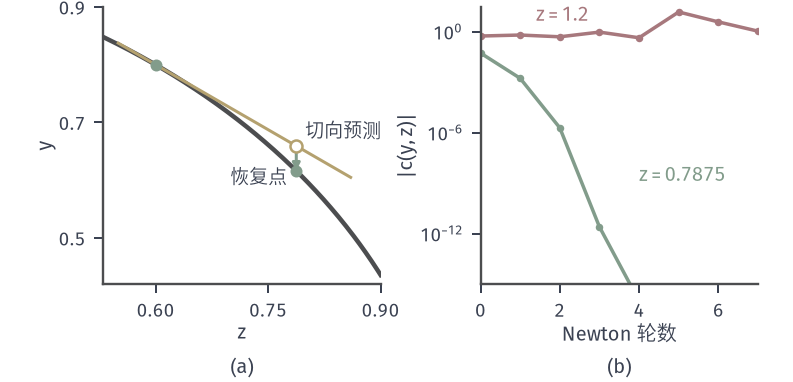

Reproduce this figure in Python.
from pathlib import Path
import sys
sys.path.insert(0, str(Path(__file__).resolve().parents[1]/"feas-common"))
from feas_fig import *
HERE = Path(__file__).resolve().parent
fig, axs = figure(width_mm=112, height_mm=54, ncols=2)
y0, z0, G = .8, .6, -.75; zc = .7875; yp = y0+G*(zc-z0); ys = [yp]
for _ in range(3): ys.append(ys[-1]-(ys[-1]**2+zc**2-1)/(2*ys[-1]))
ax = axs[0]; Z = np.linspace(.5, .9, 200); ax.plot(Z, np.sqrt(1-Z**2), color=EDGE, lw=1.8); ax.plot([.55, .86], [y0+G*(.55-z0), y0+G*(.86-z0)], color=YELLOW, lw=1.2)
dot(ax, (z0, y0), GREEN, ms=4.8); hollow(ax, (zc, yp), YELLOW, ms=4.8); arrow(ax, (zc, yp), (zc, ys[2]), GREEN, lw=1.2, ms=6); dot(ax, (zc, ys[3]), GREEN, ms=4.8)
ax.text(zc+.012, yp+.015, '切向预测', fontsize=7.5); ax.text(zc-.012, ys[3]-.022, '恢复点', fontsize=7.5, ha='right')
setup(ax, (.53, .9), (.42, .9), [.6, .75, .9], [.5, .7, .9], xl='$z$', yl='$y$')
ax = axs[1]
def newton(zc, y, it=8):
    r = []
    for _ in range(it):
        c = y*y+zc*zc-1; r.append(abs(c)); y = y-c/(2*y)
    return r
ax.semilogy(range(8), np.maximum(newton(.7875, yp), 1e-16), '-o', color=GREEN, lw=1.4, ms=3, mew=0)
yl = y0+G*(1.2-z0); ax.semilogy(range(8), newton(1.2, yl), '-o', color=RED, lw=1.4, ms=3, mew=0)
ax.text(1.4, 4, '$z=1.2$', color=RED, fontsize=8); ax.text(4.0, 1.2e-9, '$z=0.7875$', color=GREEN, fontsize=8)
setup(ax, (0, 7), (1e-15, 30), [0, 2, 4, 6], [1e-12, 1e-6, 1], xl='Newton 轮数', yl='$|c(y,z)|$')
panels(fig, .1, .985, .98, .2, .36); tags(fig, axs)
save(fig, HERE, 'figure', {'y_newton': ys, 'predicted': yp})
